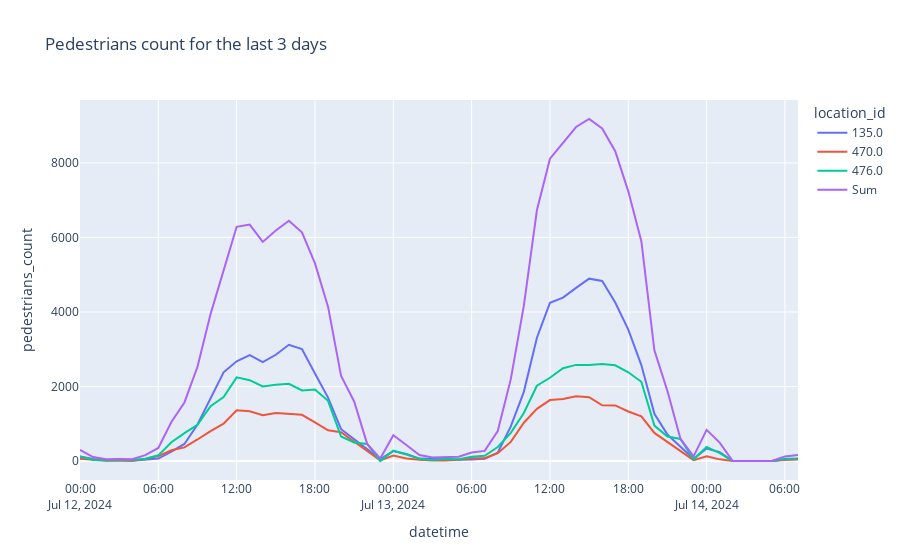

The cell this chart's notebook holds for it:
### Code cell
# create a line plotly express plot with the data for the last 3 days in the wue_data_agg dataframe
# get the last 3 days values from the wue_data_agg dataframe in the column date
last_3_days = wue_data_agg['date'].unique()[-3:]
# filter the data to get the data for the last 3 days
wue_data_agg_3_days = wue_data_agg[wue_data_agg['date'].isin(last_3_days)]
# create the plot
fig = px.line(wue_data_agg_3_days, x='datetime', y='pedestrians_count', color='location_id', title='Pedestrians count for the last 3 days')
# add a line to the plot for the sum data of the different locations in wue_data_agg_3_days
sum_data = wue_data_agg_3_days.groupby('datetime').agg({'pedestrians_count': 'sum'}).reset_index()
fig.add_scatter(x=sum_data['datetime'], y=sum_data['pedestrians_count'], mode='lines', name='Sum')
# show the plot

fig.show()


# last_3_days = wue_data_agg['date'].unique()[-3:]
# # filter the data to get the data for the last 3 days
# wue_data_agg_3_days = wue_data_agg[wue_data_agg['date'].isin(last_3_days)]
# # create the plot
# fig = px.line(wue_data_agg_3_days, x='date', y='pedestrians_count', color='location_id', title='Pedestrians count for the last 3 days')

# fig.show()
